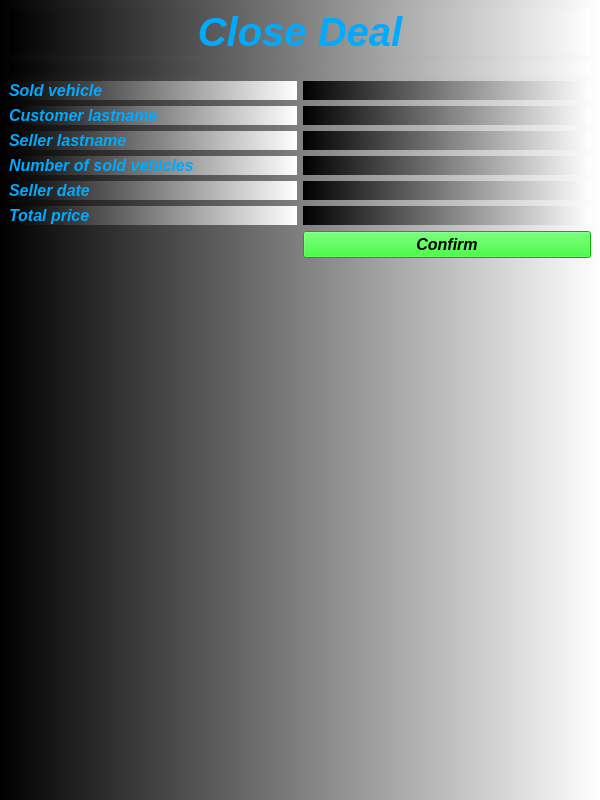
<?xml version="1.0" encoding="UTF-8"?>
<ui version="4.0">
 <class>MakeDeal</class>
 <widget class="QMainWindow" name="MakeDeal">
  <property name="geometry">
   <rect>
    <x>0</x>
    <y>0</y>
    <width>600</width>
    <height>800</height>
   </rect>
  </property>
  <property name="font">
   <font>
    <pointsize>12</pointsize>
    <italic>true</italic>
    <bold>true</bold>
   </font>
  </property>
  <property name="windowTitle">
   <string>Make Deal</string>
  </property>
  <property name="toolTip">
   <string>Make Deal</string>
  </property>
  <property name="styleSheet">
   <string notr="true">color: rgb(0, 170, 255);
background-color: qlineargradient(spread:pad, x1:0, y1:0, x2:1, y2:0, stop:0 rgba(0, 0, 0, 255), stop:1 rgba(255, 255, 255, 255));</string>
  </property>
  <widget class="QWidget" name="centralwidget">
   <layout class="QGridLayout" name="gridLayout_3">
    <item row="0" column="0">
     <layout class="QGridLayout" name="gridLayout">
      <item row="0" column="0">
       <widget class="QLabel" name="label">
        <property name="font">
         <font>
          <pointsize>30</pointsize>
          <italic>true</italic>
          <bold>true</bold>
         </font>
        </property>
        <property name="text">
         <string>Close Deal</string>
        </property>
        <property name="alignment">
         <set>Qt::AlignCenter</set>
        </property>
       </widget>
      </item>
      <item row="1" column="0">
       <widget class="QLabel" name="label_picture">
        <property name="text">
         <string/>
        </property>
       </widget>
      </item>
     </layout>
    </item>
    <item row="1" column="0">
     <layout class="QGridLayout" name="gridLayout_2">
      <item row="0" column="0">
       <widget class="QLabel" name="label_3">
        <property name="font">
         <font>
          <pointsize>12</pointsize>
          <italic>true</italic>
          <bold>true</bold>
         </font>
        </property>
        <property name="text">
         <string>Sold vehicle</string>
        </property>
       </widget>
      </item>
      <item row="0" column="1">
       <widget class="QLabel" name="label_soldVehicle">
        <property name="font">
         <font>
          <pointsize>12</pointsize>
          <italic>true</italic>
          <bold>true</bold>
         </font>
        </property>
        <property name="text">
         <string/>
        </property>
       </widget>
      </item>
      <item row="1" column="0">
       <widget class="QLabel" name="label_4">
        <property name="font">
         <font>
          <pointsize>12</pointsize>
          <italic>true</italic>
          <bold>true</bold>
         </font>
        </property>
        <property name="text">
         <string>Customer lastname</string>
        </property>
       </widget>
      </item>
      <item row="1" column="1">
       <widget class="QLabel" name="label_customer_lastname">
        <property name="font">
         <font>
          <pointsize>12</pointsize>
          <italic>true</italic>
          <bold>true</bold>
         </font>
        </property>
        <property name="text">
         <string/>
        </property>
       </widget>
      </item>
      <item row="2" column="0">
       <widget class="QLabel" name="label_5">
        <property name="font">
         <font>
          <pointsize>12</pointsize>
          <italic>true</italic>
          <bold>true</bold>
         </font>
        </property>
        <property name="text">
         <string>Seller lastname</string>
        </property>
       </widget>
      </item>
      <item row="2" column="1">
       <widget class="QLabel" name="label_sellerLastname">
        <property name="font">
         <font>
          <pointsize>12</pointsize>
          <italic>true</italic>
          <bold>true</bold>
         </font>
        </property>
        <property name="text">
         <string/>
        </property>
       </widget>
      </item>
      <item row="3" column="0">
       <widget class="QLabel" name="label_6">
        <property name="font">
         <font>
          <pointsize>12</pointsize>
          <italic>true</italic>
          <bold>true</bold>
         </font>
        </property>
        <property name="text">
         <string>Number of sold vehicles</string>
        </property>
       </widget>
      </item>
      <item row="3" column="1">
       <widget class="QLabel" name="label_numberSoldVehicles">
        <property name="font">
         <font>
          <pointsize>12</pointsize>
          <italic>true</italic>
          <bold>true</bold>
         </font>
        </property>
        <property name="text">
         <string/>
        </property>
       </widget>
      </item>
      <item row="4" column="0">
       <widget class="QLabel" name="label_7">
        <property name="font">
         <font>
          <pointsize>12</pointsize>
          <italic>true</italic>
          <bold>true</bold>
         </font>
        </property>
        <property name="text">
         <string>Seller date</string>
        </property>
       </widget>
      </item>
      <item row="4" column="1">
       <widget class="QLabel" name="label_sellerDate">
        <property name="font">
         <font>
          <pointsize>12</pointsize>
          <italic>true</italic>
          <bold>true</bold>
         </font>
        </property>
        <property name="text">
         <string/>
        </property>
       </widget>
      </item>
      <item row="5" column="0">
       <widget class="QLabel" name="label_8">
        <property name="font">
         <font>
          <pointsize>12</pointsize>
          <italic>true</italic>
          <bold>true</bold>
         </font>
        </property>
        <property name="text">
         <string>Total price</string>
        </property>
       </widget>
      </item>
      <item row="5" column="1">
       <widget class="QLabel" name="label_price">
        <property name="font">
         <font>
          <pointsize>12</pointsize>
          <italic>true</italic>
          <bold>true</bold>
         </font>
        </property>
        <property name="text">
         <string/>
        </property>
       </widget>
      </item>
      <item row="6" column="0" rowspan="2">
       <spacer name="verticalSpacer">
        <property name="orientation">
         <enum>Qt::Vertical</enum>
        </property>
        <property name="sizeHint" stdset="0">
         <size>
          <width>20</width>
          <height>40</height>
         </size>
        </property>
       </spacer>
      </item>
      <item row="6" column="1">
       <widget class="QPushButton" name="pushButton_confirm">
        <property name="font">
         <font>
          <pointsize>12</pointsize>
          <italic>true</italic>
          <bold>true</bold>
         </font>
        </property>
        <property name="styleSheet">
         <string notr="true">color: rgb(0, 0, 0);
background-color: rgb(0, 255, 0);</string>
        </property>
        <property name="text">
         <string>Confirm</string>
        </property>
       </widget>
      </item>
      <item row="7" column="1">
       <spacer name="verticalSpacer_2">
        <property name="orientation">
         <enum>Qt::Vertical</enum>
        </property>
        <property name="sizeHint" stdset="0">
         <size>
          <width>20</width>
          <height>40</height>
         </size>
        </property>
       </spacer>
      </item>
     </layout>
    </item>
   </layout>
  </widget>
  <widget class="QMenuBar" name="menubar">
   <property name="geometry">
    <rect>
     <x>0</x>
     <y>0</y>
     <width>600</width>
     <height>33</height>
    </rect>
   </property>
  </widget>
 </widget>
 <resources/>
 <connections/>
</ui>
